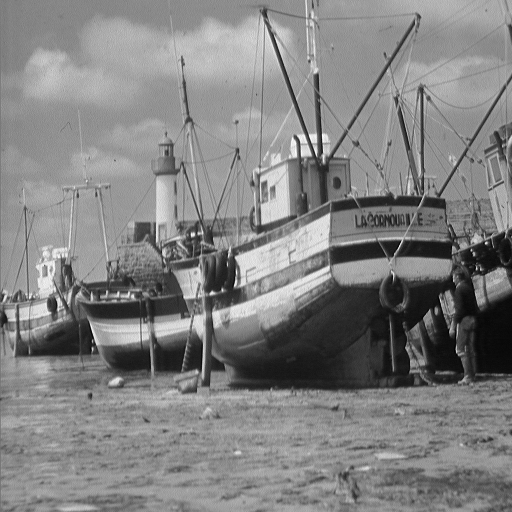
#> input picture CHW4 (2D Wavelet Transform)/Codes/boat.png, 512 x 512 px
$ python Q1.py
#> lines starting #> are read from the running program, lines starting #| are printed output that depends on the picture
import numpy as np
import matplotlib.pyplot as plt
import pywt

img=plt.imread('boat.png')
#> img is the input picture: shape (512, 512) float32; min 0, max 1, mean 0.509

# wt1=pywt.dwt2(img, 'haar')[1]

wavelet=pywt.Wavelet('db4')

plt.subplot(221)
plt.plot(wavelet.dec_lo, '--*')
plt.title('Decomposition - Low')
plt.subplot(222)
plt.plot(wavelet.dec_hi, '--*')
plt.title('Decomposition - High')
plt.subplot(223)
plt.plot(wavelet.rec_lo, '--*')
plt.title('Reconstruction - Low')
plt.subplot(224)
plt.plot(wavelet.rec_hi, '--*')
plt.title('Reconstruction - High')


plt.show()
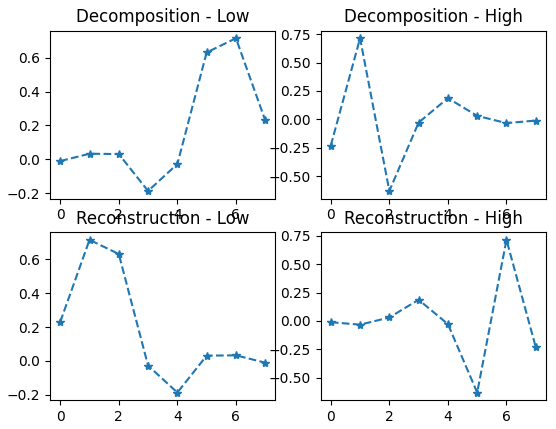
#> figure drawn by matplotlib, 4 panels
